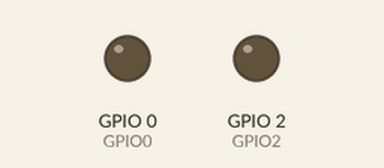
Simulated run of this sketch. Board: ESP8266 (NodeMCU). Parts: output pins drawn as LEDs (lit = HIGH). WiFi joins after 1.5 s; servers stay silent unless stated; no MQTT or app messages arrive unless stated; pins used as bus, display or sensor lines are not drawn.

Above: at 0.0 s.
At 1.1 s:
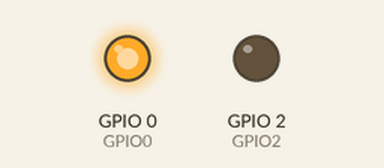
At 3.1 s:
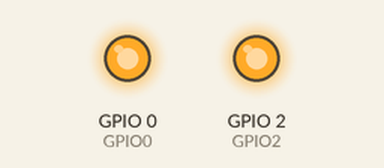
Timing chart, 0 to 5.6 s (numbered marks = the images above):
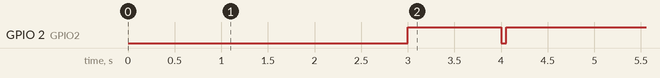

The sketch:

esp01APDriver.ino
```cpp
#include <ESP8266WiFi.h>
#include <PubSubClient.h>
#include <ArduinoOTA.h>

char apCount = 2;
char apAt = 1;
char *ap_ssid[] = {  "gio", "HUAWEI Y7a",        "DIRECT-7u-SecureTether-svOiysh7"     };
char *ap_pass[] = {  "giorgio1975",  "srytyfrytybangbang", "9egHgaWh"  };
char mqAt = 1;
bool apOk = false;
char *mq_server[] = { "192.168.49.1", "192.168.43.1", "192.168.43.1"  };
int mq_port = 10883;
char *mqClient = "esp01APDrive";
#define MQMSG_BUFFER_SIZE  (50)
char mqmsg[MQMSG_BUFFER_SIZE];
bool ledStatus = false;

int apReconnects = 0;
int mqReconnects = 0;
int uaErr = 0;

long iter = 0;

long swUpTo = 0;
// Left / Right // p1 p3
long clUpTo = 0; // clutch for Autopilot actuator // p0
long ticker = 0;


void ph(String msg){
  //Serial.print(msg);
}
void phnl(String msg){
  //Serial.println(msg);
}


WiFiClient espClient;

PubSubClient client(espClient);
String uamsg = "";


char* tmpPayload;
long swFor = 0;

void mqcallback(char* topic, byte* payload, unsigned int length){

  tmpPayload = (char*)payload;
  tmpPayload[length] = 0;
  String str = String(tmpPayload);
  String topicStr = topic;
  /*
  ph("Message arrived [");
  ph(topic);
  ph("] payload:");
  ph("[");
  ph( str );
  ph("] len:");
  phnl(String(length));
  */

  /*
  client.publish(
      String( String(mqClient)+"/gotCmd" ).c_str(),
      String( "topic["+String(topic)+"] msg["+String(str)+"]" ).c_str()
      );
  if( topicStr.equals("esp01APDrive/cmd") ){
     client.publish(
      String( String(mqClient)+"/gotCmd" ).c_str(),
      String( "topic ok" ).c_str()
      );
  }
  if( str.equals(  "led:On" ) ){
      ledOn();
      client.publish(
        String( String(mqClient)+"/gotCmd" ).c_str(),
        String( "msg OK...." ).c_str()
        );
  }
  */

  if( topicStr.equals( "NR/ap/tillerBy" ) ){
    swFor = strtol( str.c_str(), NULL, 10 );
    clUpTo = ticker+500;

    ledOn();
    digitalWrite( 1, HIGH );
    digitalWrite( 3, HIGH );

    if( swFor>0 ){
      digitalWrite( 1, LOW );
      swUpTo = ticker + swFor;
    }else{
      digitalWrite( 3, LOW );
      swUpTo = ticker - swFor;

    }

  }else if( topicStr.equals( "esp01APDrive/cmd" ) ){
    if( str.equals(  "led:On" ) ){
      ledOn();
    }else if( str.equals(  "led:Off" ) ){
      ledOff();
    }
    else if( str.equals(  "p0:On" ) )
      digitalWrite( 0, HIGH);
    else if( str.equals(  "p0:Off" ) )
      digitalWrite( 0, LOW);

    else if( str.equals(  "p1:On" ) )
      digitalWrite( 1, HIGH);
    else if( str.equals(  "p1:Off" ) )
      digitalWrite( 1, LOW);

    else if( str.equals(  "p2:On" ) )
      digitalWrite( LED_BUILTIN, HIGH);
    else if( str.equals(  "p2:Off" ) )
      digitalWrite( LED_BUILTIN, LOW);

    else if( str.equals(  "p3:On" ) )
      digitalWrite( 3, HIGH);
    else if( str.equals(  "p3:Off" ) )
      digitalWrite( 3, LOW);

  }


}

void setMqtt(){
  client.setServer(mq_server[apAt], mq_port);
  client.setCallback( mqcallback );
}

void ledOff(){
  digitalWrite( LED_BUILTIN, HIGH);
  ledStatus = false;
}

void ledOn(){
  digitalWrite( LED_BUILTIN, LOW);
  ledStatus = true;
}

void ledToggle(){
  if( ledStatus ){
    ledOff();
  }else{
    ledOn();
  }

}


void setup() {
  // put your setup code here, to run once:

  delay(1000);

  pinMode(LED_BUILTIN, OUTPUT);
  ledOff();

  /*
  pinMode(5, OUTPUT);
  digitalWrite( 5, HIGH);
  pinMode(4, OUTPUT);
  digitalWrite( 4, HIGH);
  pinMode(14, OUTPUT);
  digitalWrite( 14, HIGH);
  pinMode(12, OUTPUT);
  digitalWrite( 12, HIGH);
  */
  pinMode(1,FUNCTION_3); // TX
  pinMode(3,FUNCTION_3); // RX
  pinMode(0,OUTPUT); // GPIO0
  digitalWrite(0, HIGH);
  pinMode(1,OUTPUT);

  digitalWrite(2, HIGH);
  pinMode(2,OUTPUT); // GPIO2
  digitalWrite(2, LOW);
  pinMode(3,OUTPUT);


  //Serial.begin(115200);

  WiFi.mode(WIFI_STA);

  delay(1000);

  ArduinoOTA.setHostname(mqClient);
  ArduinoOTA.setPassword("pimpimpampam");
  ArduinoOTA.onStart([]() {
    String type;
    if (ArduinoOTA.getCommand() == U_FLASH) {
      type = "sketch";
    } else { // U_FS
      type = "filesystem";
    }

  });
  ArduinoOTA.onEnd([]() {
  });
  ArduinoOTA.onProgress([](unsigned int progress, unsigned int total) {
  });
  ArduinoOTA.onError([](ota_error_t error) {
  });
  ArduinoOTA.begin();


}

char apMaxLoops = 15;
char apLoop = 0;
bool doWifi(){
  if( WiFi.status() != WL_CONNECTED ){
    apOk = false;
    apReconnects++;
    phnl("WiFi try to connect to...");
    phnl(ap_ssid[apAt]);
    WiFi.begin( ap_ssid[apAt], ap_pass[apAt] );
    apOk = false;
    for( apLoop=0; apLoop<apMaxLoops; apLoop++ ){
      ledToggle();
      delay(1000);
      ph(".");
      if (WiFi.status() == WL_CONNECTED) {
        apOk = true;

        setMqtt();

        break;
      }
    }
    if( apOk == false ){
      phnl("WiFi not found try different next time");
      apAt++;
      if( apAt > apCount )
        apAt = 0;
      return false;
    }else{
      ph( "status...");
      phnl( String((int)WiFi.status()) );
      ph( "ip...");
      phnl( WiFi.localIP().toString() );
      ledOff();
      return true;
    }

  }else
    return true;

}

char mqRecMax = 10;
char mqLoop = 0;
bool mqReconnect() {
  // Loop until we're reconnected
  mqLoop = 0;
  while (!client.connected()) {
    ph("Attempting MQTT connection...");
    ledToggle();
    if( mqLoop>mqRecMax)
      return false;

    if (client.connect(String(mqClient).c_str())) {
      ph("connected");
      String topic = String(mqClient)+"/cmd";
      client.subscribe( topic.c_str() );
      client.subscribe( "NR/ap/tillerBy" );

      client.publish(
        String( String(mqClient)+"/status/apReconnects" ).c_str(),
        String( apReconnects ).c_str()
        );
      client.publish(
        String( String(mqClient)+"/status/mqReconnects" ).c_str(),
        String( mqReconnects ).c_str()
        );
      ledOff();
      return true;

    } else {
      ph("failed, rc=");
      ph( String( (char*)client.state() ) );
      phnl(" try again in 1 seconds");
      // Wait 5 seconds before retrying
      delay(1000);
      mqLoop++;
    }
  }
  return true;
}

bool doMqtt(){
  if (!client.connected()) {
    mqReconnects++;
    return mqReconnect();

  }else{
    // maby this ?
    // return client.loop();

    client.loop();
    return true;
  }

}


void doUart(){

  if( 0/*Serial.available()*/ ){
    //uamsg = Serial.readStringUntil('\n');
    //Serial.flush();


    }else{
      client.publish(
        String( String(mqClient)+"/suart/raw" ).c_str(),
        uamsg.c_str()
        );
      uaErr++;
      client.publish(
        String(String(mqClient)+"/suart/chkSumErr").c_str(),
        String(uaErr).c_str()
        );


  }

}

int pushIter = 0;
void loop() {
  ArduinoOTA.handle();

  if( doWifi() ){
    if( doMqtt() ){
      if( (iter%100000) == 0 ){
        client.publish(
          String(String(mqClient)+"/cpu/percent").c_str(),
          String(pushIter++).c_str()
          );
      }
      if( (iter%10000) == 0 ){
        client.loop();
      }

      //doUart();

    }


  }

  ticker = millis();

  if( ticker > clUpTo ){
    digitalWrite(0,HIGH);
  }else{
    digitalWrite(0,LOW);
  }

  if( ticker > swUpTo ){
    digitalWrite( 1, HIGH );
    digitalWrite( 3, HIGH );
    ledOff();
  }

  iter++;
  //delay(1);
}


/*
#include <ESP8266WiFi.h>
#include <PubSubClient.h>
#include <ArduinoOTA.h>

char apCount = 1;
char apAt = 1;
char *ap_ssid[] = {  "DIRECT-7u-SecureTether-svOiysh7" , "HUAWEI Y7a"           };
char *ap_pass[] = {  "9egHgaWh",                        "srytyfrytybangbang"  };
char mqAt = 1;
bool apOk = false;
char *mq_server[] = { "192.168.49.1", "192.168.43.1"  };
int mq_port = 10883;
char *mqClient = "esp01APDrive";
#define MQMSG_BUFFER_SIZE  (50)
char mqmsg[MQMSG_BUFFER_SIZE];
bool ledStatus = false;

int apReconnects = 0;
int mqReconnects = 0;
int uaErr = 0;

long iter = 0;

long swUpTo = 0;
long ticker = 0;

WiFiClient espClient;
PubSubClient client(espClient);


void ph(String msg){
  client.publish(
      String( String(mqClient)+"/sto" ).c_str(),
      String( msg ).c_str()
      );
}
void phnl(String msg){
  ph( msg+"\n" );
}


String uamsg = "";


char* tmpPayload;
long swFor = 0;
void mqcallback(char* topic, byte* payload, unsigned int length){

  tmpPayload = (char*)payload;
  tmpPayload[length] = 0;
  String str = String(tmpPayload);

  client.publish(
    String( String(mqClient)+"/gotCmd" ).c_str(),
    String( "3topic["+String(topic)+"] msg["+str+"]" ).c_str()
    );

  if( String( topic ) == String("esp01APDrive/cmd") ){
    ph("yes got cmd");
    if( str == String("led:On") ){
      ledOn();
      delay(300);
      ph("yes led on");
    }else if( str == String("s0:Off") ){
      digitalWrite(0,LOW);
      client.publish(
        String( String(mqClient)+"/gotCmds01" ).c_str(),
        String("cmd["+str+"]" ).c_str()
        );
    }else if( str == String("s0:On") ){
      digitalWrite(0,HIGH);
      client.publish(
        String( String(mqClient)+"/gotCmds00" ).c_str(),
        String("cmd["+str+"]" ).c_str()
        );


    }else if( str == String("led:Off") ){
      ledOff();
      delay(300);
      ph("yes led off");
    }


  }


}

void setMqtt(){
  client.setServer(mq_server[apAt], mq_port);
  client.setCallback( mqcallback );
}

void ledOff(){
  digitalWrite( LED_BUILTIN, HIGH);
  ledStatus = false;
}

void ledOn(){
  digitalWrite( LED_BUILTIN, LOW);
  ledStatus = true;
}

void ledToggle(){
  if( ledStatus ){
    ledOff();
  }else{
    ledOn();
  }

}


void setup() {
  // put your setup code here, to run once:

  delay(1000);


  pinMode(1,FUNCTION_3);
  pinMode(3,FUNCTION_3);
  pinMode(1,OUTPUT);
  pinMode(3,OUTPUT);


  pinMode(LED_BUILTIN, OUTPUT);
  ledOff();


  WiFi.mode(WIFI_STA);

  delay(1000);

  ArduinoOTA.setHostname(mqClient);
  ArduinoOTA.setPassword("pimpimpampam");
  ArduinoOTA.onStart([]() {
    String type;
    if (ArduinoOTA.getCommand() == U_FLASH) {
      type = "sketch";
    } else { // U_FS
      type = "filesystem";
    }

  });
  ArduinoOTA.onEnd([]() {
  });
  ArduinoOTA.onProgress([](unsigned int progress, unsigned int total) {
  });
  ArduinoOTA.onError([](ota_error_t error) {
  });
  ArduinoOTA.begin();


}

char apMaxLoops = 15;
char apLoop = 0;
bool doWifi(){
  if( WiFi.status() != WL_CONNECTED ){
    apOk = false;
    apReconnects++;
    phnl("WiFi try to connect to...");
    phnl(ap_ssid[apAt]);
    WiFi.begin( ap_ssid[apAt], ap_pass[apAt] );
    apOk = false;
    for( apLoop=0; apLoop<apMaxLoops; apLoop++ ){
      ledToggle();
      delay(1000);
      ph(".");
      if (WiFi.status() == WL_CONNECTED) {
        apOk = true;

        setMqtt();

        break;
      }
    }
    if( apOk == false ){
      phnl("WiFi not found try different next time");
      apAt++;
      if( apAt > apCount )
        apAt = 0;
      return false;
    }else{
      ph( "status...");
      phnl( String((int)WiFi.status()) );
      ph( "ip...");
      phnl( WiFi.localIP().toString() );
      ledOff();
      return true;
    }

  }else
    return true;

}

char mqRecMax = 10;
char mqLoop = 0;
bool mqReconnect() {
  // Loop until we're reconnected
  mqLoop = 0;
  while (!client.connected()) {
    ph("Attempting MQTT connection...");
    ledToggle();
    if( mqLoop>mqRecMax)
      return false;

    if (client.connect(String(mqClient).c_str())) {
      ph("connected");
      String topic = String(mqClient)+"/cmd";
      client.subscribe( topic.c_str() );
      //client.subscribe( "NR/ap/tillerBy" );

      client.publish(
        String( String(mqClient)+"/status/apReconnects" ).c_str(),
        String( apReconnects ).c_str()
        );
      client.publish(
        String( String(mqClient)+"/status/mqReconnects" ).c_str(),
        String( mqReconnects ).c_str()
        );
      ledOff();
      return true;

    } else {
      ph("failed, rc=");
      ph( String( (char*)client.state() ) );
      phnl(" try again in 1 seconds");
      // Wait 5 seconds before retrying
      delay(1000);
      mqLoop++;
    }
  }
  return true;
}

bool doMqtt(){
  if (!client.connected()) {
    mqReconnects++;
    return mqReconnect();

  }else{
    client.loop();
    return true;
  }

}


void doUart(){


}

int pushIter = 0;
void loop() {
  ArduinoOTA.handle();

  if( doWifi() ){
    if( doMqtt() ){
      if( (iter%500000) == 0 )
        client.publish(
          String(String(mqClient)+"/cpu/percent").c_str(),
          String(pushIter++).c_str()
          );

      //doUart();

    }


  }


  digitalWrite(1,HIGH);
  digitalWrite(3,HIGH);
  delay(2500);
  digitalWrite(1,LOW);
  digitalWrite(3,LOW);
  delay(2500);


  iter++;
  //delay(1);
}

*/
```

Measured:
- by itself, GPIO 2 (GPIO2): LOW → HIGH at 3.0 s, → LOW 1.0 s later, → HIGH 0.05 s later
